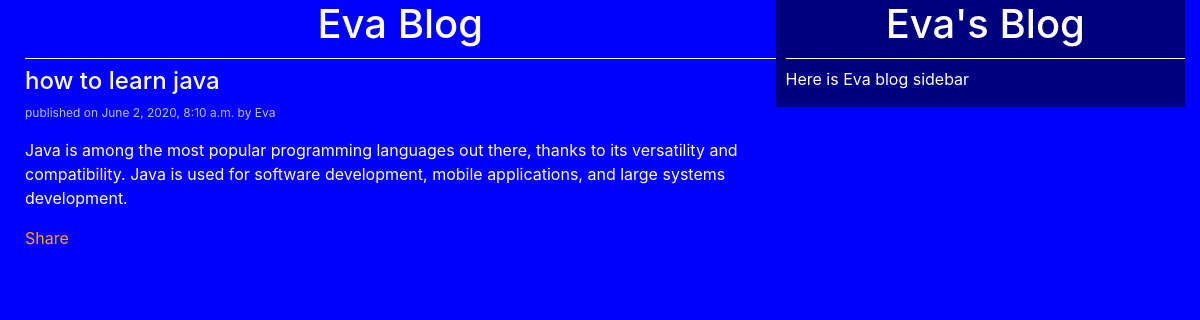
Screenshot of /2020/06/02/how-learn-java/ with the database file from the repository.
### myapp/models.py (models this page shows, shortened)
class Post(models.Model):
    STATUS_CHOICES=(
    ('draft','Druft'),
    ('published','Published')
    )
    title = models.CharField(max_length=256)
    slug=models.SlugField(max_length=256, unique_for_date='publish')
    author=models.ForeignKey(User,related_name='blog_posts')
    body=models.TextField()
    publish=models.DateTimeField(default=timezone.now)
    created=models.DateTimeField(auto_now_add=True)
    updated=models.DateTimeField(auto_now=True)
    status=models.CharField(max_length=10,choices=STATUS_CHOICES,default='draft')
    objects = CustomManager
    class Meta:
        ordering = ('-publish',)

### myapp/views.py (the view)
# urls.py: url(r'^(?P<year>\d{4})/(?P<month>\d{2})/(?P<day>\d{2})/(?P<pp>[-\w]+)/$', views.post_detail_view,name='detail'),
def post_detail_view(request,year,month,day,pp):
    post_detail = get_object_or_404(Post,slug=pp,
                                    status='published',
                                    publish__year=year,publish__month=month,publish__day=day)
    return render(request,'myapp/post_detail.html',{'post_detail':post_detail})

### templates/myapp/post_detail.html (shortened to what this page needs)
<!doctype html>
{% extends "myapp/base.html" %}
    {% block content %}
      <h1>Eva Blog</h1>
          <h4>{{post_detail.title}}</h4>
          <p id='date'>published on {{post_detail.publish}} by {{post_detail.author|title}}</p>
          {{post_detail.body|linebreaks}}
          <a href="/{{post_detail.id}}/share/">Share</a>
    {% endblock content %}

### static/css/blog.css (style rules this page uses)
body { color: white; background: BLUE; }
h1 { text-align: center; border-bottom: 1px solid white; padding-bottom: 10px; }
#date { font-size: 12px; color: SILVER; }
a { color: orange; }

### rows the page displays
Post: title "how to learn java", publish "June 2, 2020, 8:10 a.m.", author "Eva", body "Java is among the most popular programming languages out there, thanks to its versatility and compatibility. Java is used for software development, mobile applications, and large systems development."
